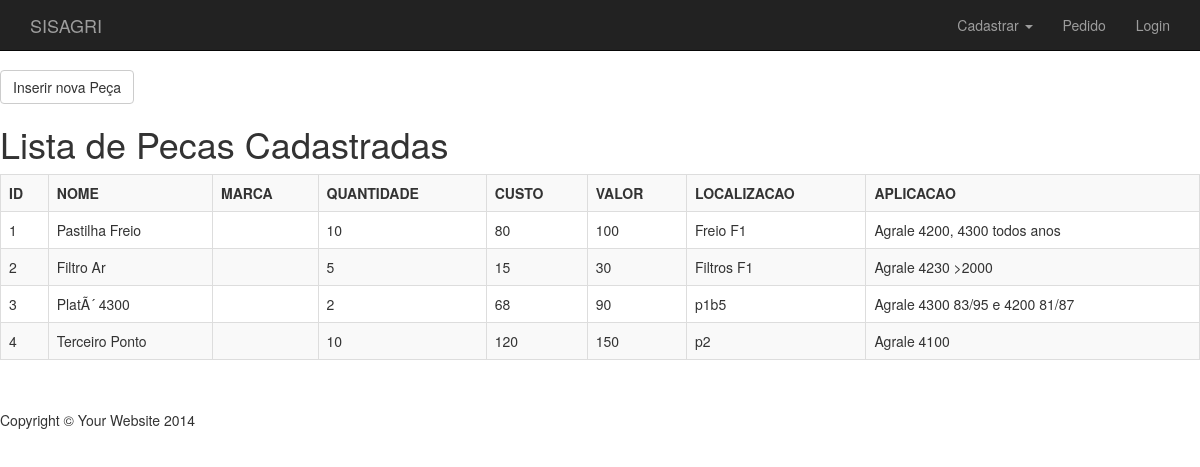
The page /ListaPecas.php on the database its author committed.
### tables this page shows
CREATE TABLE IF NOT EXISTS `pecas` (
  `id` int(10) NOT NULL,
  `nome` varchar(35) NOT NULL,
  `quantidade` varchar(10) NOT NULL,
  `custo` decimal(10,0) NOT NULL,
  `valor` decimal(10,0) NOT NULL,
  `localizacao` varchar(35) NOT NULL,
  `aplicacao` text NOT NULL,
  `id_marca` int(11) NOT NULL
);

### banco/BDPecas.php (called while the page is built, shortened)
<?php
function listaPecas($conexao) {
    $lista = array();
    $sql = "select * from pecas";
    $resultado = mysqli_query($conexao, $sql);
    while ($peca = mysqli_fetch_assoc($resultado)) {
        array_push($lista, $peca);
    }
    return $lista;
}
?>

### ListaPecas.php (the view, shortened to what this page needs)
<?php
include ("./cabpainel.php");
include("./banco/BDConecta.php");
include("./banco/BDPecas.php");
?>
<br>
<table class="tabelaEsquerda">
    <tr>
        <td>
            <form name="inserir" action="FormCadastraPecas.php" method="POST">
                <input class="btn btn-default" type="submit" alt="Submit" width="48" height="48" title="Inserir nova Peça" value="Inserir nova Peça">
            </form>
        </td>
    </tr>
</table>
<h1>Lista de Pecas Cadastradas </h1>
<table class="table table-striped table-bordered">
    <tr>
        <th>
            ID
        </th>
        <th>
            NOME
        </th>
        <th>
            MARCA
        </th>
        <th>
            QUANTIDADE
        </th>
        <th>
            CUSTO
        </th>
        <th>
            VALOR
        </th>
        <th>
            LOCALIZACAO
        </th>
        <th>
            APLICACAO
        </th>
    </tr>
    <?php
    $pecas = listaPecas($conexao);
    foreach ($pecas as $peca) {
        ?>
        <tr>
            <td> <?= $peca['id'] ?> </td>
            <td> <?= $peca['nome'] ?> </td>
            <td> <?= $peca['marca'] ?> </td>
            <td> <?= $peca['quantidade'] ?> </td>
            <td> <?= $peca['custo'] ?> </td>
            <td> <?= $peca['valor'] ?> </td>
            <td> <?= $peca['localizacao'] ?> </td>
            <td> <?= $peca['aplicacao'] ?> </td>
        </tr>
        <?php
    }
    ?>
</table>
<?php
include ("./rodape.php");
?>

### css/modern-business.css (style rules this page uses)
html, body { height: 100%; }
body { padding-top: 50px; }

### rows shown on the page
pecas: id "1", nome "Pastilha Freio", quantidade "10", custo "80", valor "100", localizacao "Freio F1", aplicacao "Agrale 4200, 4300 todos anos"
pecas: id "2", nome "Filtro Ar", quantidade "5", custo "15", valor "30", localizacao "Filtros F1", aplicacao "Agrale 4230 >2000"
pecas: id "3", nome "PlatÃ´ 4300", quantidade "2", custo "68", valor "90", localizacao "p1b5", aplicacao "Agrale 4300 83/95 e 4200 81/87"
pecas: id "4", nome "Terceiro Ponto", quantidade "10", custo "120", valor "150", localizacao "p2", aplicacao "Agrale 4100"
